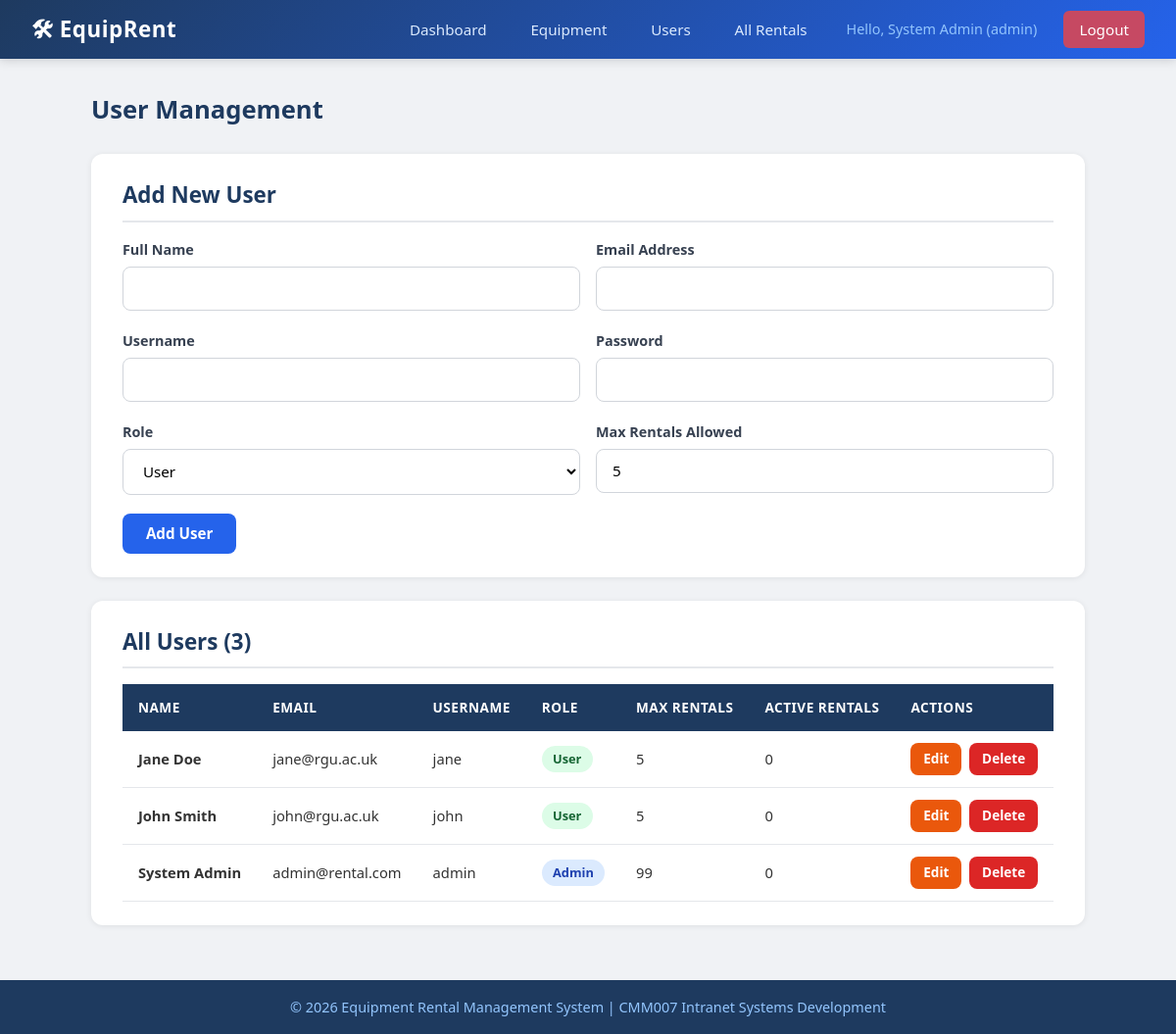
/admin_users.php (signed in), run on the app's committed database.
### tables this page shows
CREATE TABLE IF NOT EXISTS users (
    user_id INT(11) AUTO_INCREMENT PRIMARY KEY,
    full_name VARCHAR(100) NOT NULL,
    email VARCHAR(100) NOT NULL UNIQUE,
    username VARCHAR(50) NOT NULL UNIQUE,
    password VARCHAR(255) NOT NULL,
    role ENUM('admin', 'user') NOT NULL DEFAULT 'user',
    max_rentals INT(11) NOT NULL DEFAULT 5,
    created_at DATETIME DEFAULT CURRENT_TIMESTAMP
);

### admin_users.php (the view, shortened to what this page needs)
<?php
require_once 'includes/connection.php';
$users = $db->query("SELECT u.*, (SELECT COUNT(*) FROM rentals r WHERE r.user_id = u.user_id AND r.status IN ('active','overdue')) AS active_rentals FROM users u ORDER BY u.full_name ASC");
$editUser = null;
include 'includes/header.php';
?>
<div class="page-header">
    <h1>User Management</h1>
</div>
<div class="card">
    <h2><?php echo $editUser ? 'Edit User' : 'Add New User'; ?></h2>
    <form method="POST">
        <div class="form-row">
            <div class="form-group">
                <label for="full_name">Full Name</label>
                <input type="text" id="full_name" name="full_name" required
                       value="<?php echo $editUser ? htmlspecialchars($editUser['full_name']) : ''; ?>">
            </div>
            <div class="form-group">
                <label for="email">Email Address</label>
                <input type="email" id="email" name="email" required
                       value="<?php echo $editUser ? htmlspecialchars($editUser['email']) : ''; ?>">
            </div>
        </div>
        <div class="form-row">
            <div class="form-group">
                <label for="username">Username</label>
                <input type="text" id="username" name="username" required
                       value="<?php echo $editUser ? htmlspecialchars($editUser['username']) : ''; ?>">
            </div>
            <div class="form-group">
                <label for="password">Password <?php echo $editUser ? '(leave blank to keep current)' : ''; ?></label>
                <input type="password" id="password" name="password" <?php echo $editUser ? '' : 'required'; ?>>
            </div>
        </div>
        <div class="form-row">
            <div class="form-group">
                <label for="role">Role</label>
                <select id="role" name="role" required>
                    <option value="user" <?php echo ($editUser && $editUser['role'] === 'user') ? 'selected' : ''; ?>>User</option>
                </select>
            </div>
            <div class="form-group">
                <label for="max_rentals">Max Rentals Allowed</label>
                <input type="number" id="max_rentals" name="max_rentals" min="1" max="99" required
                       value="<?php echo $editUser ? $editUser['max_rentals'] : '5'; ?>">
            </div>
        </div>
        <button type="submit" class="btn btn-primary"><?php echo $editUser ? 'Update User' : 'Add User'; ?></button>
    </form>
</div>
<div class="card">
    <h2>All Users (<?php echo $users->num_rows; ?>)</h2>
    <div class="table-wrapper">
        <table>
            <thead>
                <tr>
                    <th>Name</th>
                    <th>Email</th>
                    <th>Username</th>
                    <th>Role</th>
                    <th>Max Rentals</th>
                    <th>Active Rentals</th>
                    <th>Actions</th>
                </tr>
            </thead>
            <tbody>
                <?php while ($user = $users->fetch_assoc()): ?>
                <tr>
                    <td><strong><?php echo htmlspecialchars($user['full_name']); ?></strong></td>
                    <td><?php echo htmlspecialchars($user['email']); ?></td>
                    <td><?php echo htmlspecialchars($user['username']); ?></td>
                    <td><span class="badge badge-<?php echo $user['role'] === 'admin' ? 'new' : 'good'; ?>"><?php echo ucfirst($user['role']); ?></span></td>
                    <td><?php echo $user['max_rentals']; ?></td>
                    <td><?php echo $user['active_rentals']; ?></td>
                    <td class="actions">
                        <a href="admin_users.php?edit=<?php echo $user['user_id']; ?>" class="btn btn-warning btn-sm">Edit</a>
                        <?php if ($user['user_id'] !== $_SESSION['user_id']): ?>
                        <a href="admin_users.php?delete=<?php echo $user['user_id']; ?>"
                           class="btn btn-danger btn-sm"
                           onclick="return confirm('Are you sure you want to delete this user?');">Delete</a>
                        <?php endif; ?>
                    </td>
                </tr>
                <?php endwhile; ?>
            </tbody>
        </table>
    </div>
</div>
<?php include 'includes/footer.php'; ?>

### style.css (style rules this page uses)
* { margin: 0; padding: 0; box-sizing: border-box; }
body { font-family: 'Segoe UI', Tahoma, Geneva, Verdana, sans-serif; background-color: #f0f2f5; color: #333; line-height: 1.6; min-height: 100vh; display: flex; flex-direction: column; }
a { text-decoration: none; color: #2563eb; }
.card { background: #fff; border-radius: 12px; box-shadow: 0 1px 6px rgba(0, 0, 0, 0.08); padding: 1.5rem 2rem; margin-bottom: 1.5rem; }
.card h2 { color: #1e3a5f; margin-bottom: 1rem; font-size: 1.4rem; border-bottom: 2px solid #e5e7eb; padding-bottom: 0.5rem; }
.form-group { margin-bottom: 1.2rem; }
.form-group label { display: block; margin-bottom: 0.4rem; font-weight: 600; color: #374151; font-size: 0.9rem; }
.form-group input, .form-group select, .form-group textarea { width: 100%; padding: 0.7rem 1rem; border: 1px solid #d1d5db; border-radius: 8px; font-size: 0.95rem; font-family: inherit; transition: border-color 0.2s, box-shadow 0.2s; background: #fff; }
.form-row { display: grid; grid-template-columns: 1fr 1fr; gap: 1rem; }
.btn { display: inline-block; padding: 0.65rem 1.5rem; border: none; border-radius: 8px; font-size: 0.95rem; font-weight: 600; cursor: pointer; transition: background 0.2s, transform 0.1s; text-align: center; font-family: inherit; }
.btn-primary { background: #2563eb; color: #fff; }
.btn-danger { background: #dc2626; color: #fff; }
.btn-warning { background: #ea580c; color: #fff; }
.btn-sm { padding: 0.35rem 0.8rem; font-size: 0.85rem; }
.table-wrapper { overflow-x: auto; }
table { width: 100%; border-collapse: collapse; font-size: 0.92rem; }
table thead { background: #1e3a5f; color: #fff; }
table th { padding: 0.8rem 1rem; text-align: left; font-weight: 600; font-size: 0.85rem; text-transform: uppercase; letter-spacing: 0.5px; }
table td { padding: 0.75rem 1rem; border-bottom: 1px solid #e5e7eb; }
table .actions { display: flex; gap: 0.5rem; }
.badge { display: inline-block; padding: 0.2rem 0.7rem; border-radius: 50px; font-size: 0.8rem; font-weight: 600; }
.badge-new { background: #dbeafe; color: #1e40af; }
.badge-good { background: #dcfce7; color: #166534; }
.page-header { display: flex; justify-content: space-between; align-items: center; margin-bottom: 1.5rem; }
.page-header h1 { color: #1e3a5f; font-size: 1.6rem; }

### data on the page
users: full_name "Jane Doe", email "jane@rgu.ac.uk", username "jane", role "User", max_rentals "5", active_rentals "0"
users: full_name "John Smith", email "john@rgu.ac.uk", username "john", role "User", max_rentals "5", active_rentals "0"
users: full_name "System Admin", email "admin@rental.com", username "admin", role "Admin", max_rentals "99", active_rentals "0"

### other printed values
$_SESSION['full_name'] "System Admin"
$_SESSION['role'] "admin"
$users->num_rows "3"
